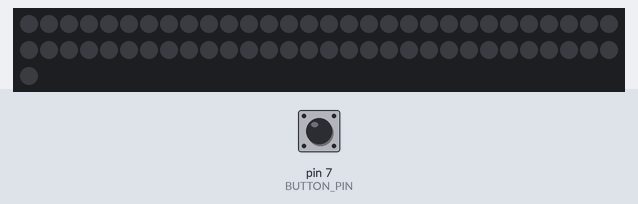
Bench run of a sketch on a simulated Arduino Uno, built with avr-gcc and run on an emulated ATmega328P. On the bench: 61 RGB LEDs in strip order, left to right, continuing on the next row. The inputs (shaded band) are chosen by the test bench; at power-on: pin 7 (BUTTON_PIN) HIGH. Dim RGB values are drawn brighter than linear.

Above: at 1.3 s.
1.4 s: pin 7 (BUTTON_PIN) pulled LOW for 3.2 s
At 3.0 s:
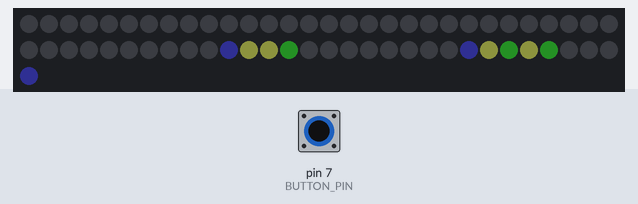
6.1 s: pin 7 (BUTTON_PIN) pulled LOW for 3.2 s
At 10.4 s:
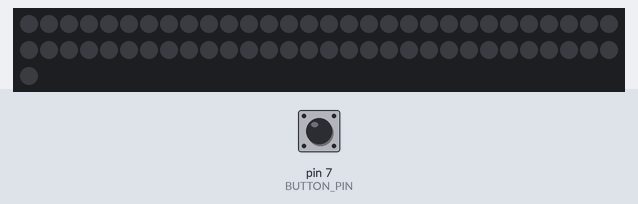
10.9 s: pin 7 (BUTTON_PIN) pulled LOW for 0.15 s
At 11.6 s:
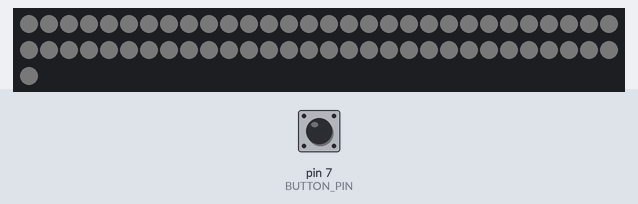
12.5 s: pin 7 (BUTTON_PIN) pulled LOW for 1 s
At 15.7 s:
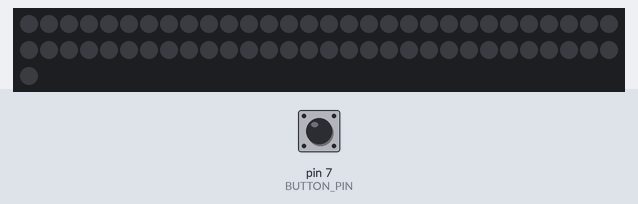
Timing chart, 0 to 17.0 s (numbered marks = the images above; inputs shaded):
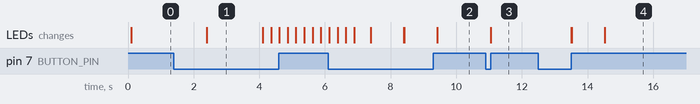

The sketch:

dimmer_for_LEDStrip.ino
```cpp
#include <Arduino.h>
#include "Maincontrol.h"
#include "SerialLogger.h"

// Настройки пинов и уровней яркости перед компиляцией

#define BUTTON_PIN 7 // пин контроллера для подключения кнопки
#define LED_STRIP_PIN 10  // пин для подключения ленты
#define LED_STRIP_LONG 61 // длина ленты в пикселях
#define LEVELS_COUNT 6    // количество уровней яркости

#define LOGGING_FORCE_ENABLED false // флаг для принудительного включения логирования (игнорирует нажатия кнопки при включении)

// 6 уровней яркости (0…255)
const uint8_t levels[LEVELS_COUNT] = {
    5,   // едва видно
    20,  // тускло
    50,  // комфортно
    100, // ярко
    160,
    250
  };

// конец настроек

Maincontrol maincontrol(BUTTON_PIN, LED_STRIP_PIN, LEVELS_COUNT, LED_STRIP_LONG, levels); // создание объекта главного контроллера

void setup()
{
  if (LOGGING_FORCE_ENABLED)
  {
    Logger::enableLogging();
  }
  else
  {
    loggerEnabler();
  }
  maincontrol.setup();
}

void loop()
{
  maincontrol.loop();
}

void loggerEnabler()
{
  pinMode(BUTTON_PIN, INPUT_PULLUP);
  delay(100);

  if (digitalRead(BUTTON_PIN) == LOW)
  {
    delay(300);
    if (digitalRead(BUTTON_PIN) == LOW)
    {
      delay(900);
      if (digitalRead(BUTTON_PIN) == LOW)
      {
        Logger::enableLogging();
      }
    }
  }
}
// TODO: V Добавить реализацию визуальных эффектов для сохранения, окончания таймера (мигание, плавное изменение яркости и т.д.)
// TODO: V Добавить реалиазцию згрузки настроек из eeprom при включении
// TODO: V Реализовать анимацию плавного изменения яркости при переключении уровней яркости
// TODO  V реализовать анимацию настройки таймера
// TODO: V реализовать Serial логирование функций:
//       V - переделать логер
//       V - переключение уровней яркости
//       V - вход в режим настройки таймера
//       V - изменение таймера
//       V - сохранение настроек яркости и таймера
//       V - загрузка настроек из eeprom при включении
//       V - вкл/выкл света
//       V - срабатывание таймера выключения света
```

CountdownTimer.h
```cpp
#ifndef COUNTDOWNTIMER_H
#define COUNTDOWNTIMER_H

#include "Lib_Timer.h"

class CountdownTimer : public Timer {
public:
    CountdownTimer(unsigned long time) : Timer(time) {}

    unsigned long getRemaining() {
        if (!timerOn || timerEnd) return 0;
        unsigned long elapsed = millis() - t0;
        if (elapsed >= ttime) return 0;
        return ttime - elapsed;
    }
};

#endif
```

InputsControl.cpp
```cpp
#include "InputsControl.h"

InputsControl::InputsControl(uint8_t pin1) : button1(pin1, true),         // button2(pin2, true), // для механических кнопок                                                                          //  pinBtn1(pin1), pinBtn2(pin2), // для сенсорных кноп
                                             timerButton1(BTN_LONG_TIME), // timerButton2(BTN_LONG_TIME),
                                             timerNewState(NEWSTATE_TIME)
{
}

Inputs InputsControl::getCurrentState()
{
    return currentState;
}

Inputs InputsControl::getLastState()
{
    return lastState;
}

void InputsControl::setNotifyListener(NotifyInputsListener *listener)
{
    notifyListener = listener;
}

void InputsControl::loop()
{
    timerNewState.tick();
    timerButton1.tick();
    // для механических кнопок
    button1.buttonListener();

    btnListener();
    stateReset();
}

void InputsControl::btnListener()
{
    if (!btn1lock)
    {
        if (button1.btnState())
        // if (digitalRead(pinBtn1) == HIGH) // для сенсорных кнопок
        {
            btn1lock = true;
            timerButton1.setTime(BTN_LONG_TIME);
            timerButton1.timerStart();
        }
    }

    else if (btn1lock)
    {
        if (!button1.btnState())
        // if (digitalRead(pinBtn1) == LOW)     // для сенсорных кнопок
        {
            btn1lock = false;
            timerButton1.timerStop();
            setNewState(Inputs::BUTTON_1);
        }
        if (timerButton1.isTimerEnd())
        {
            btn1lock = false;
            setNewState(Inputs::BUTTON_1_LONG);
        }
    }
}

void InputsControl::setNewState(Inputs newState)
{
    if (timerNewState.isTimerEnd())
    {
        timerNewState.timerStart();

        currentState = newState;

        if (notifyListener != nullptr)
            notifyListener->notifyInput(currentState, lastState);
    }
}

void InputsControl::stateReset()
{
    if (!timerNewState.isTimerEnd())
        return;

    if (btn1lock)
        return;

    if (currentState != Inputs::NONE)
    {
        lastState = currentState;
        currentState = Inputs::NONE;
    }
}
```

InputsControl.h
```cpp
#ifndef inputscontrol_h
#define inputscontrol_h

#include <Arduino.h>
#include "Lib_Button.h"
#include "NotifyInputsListener.h"

#define BTN_SHORT_TIME 40
#define BTN_LONG_TIME 1000
#define NEWSTATE_TIME 300

enum class Inputs
{
    NONE,
    BUTTON_1,
    BUTTON_1_LONG
};

class InputsControl
{
private:
    // для версии с механическими кнопками
    Button button1;

    // для версии с сенсорными кнопками
    // uint8_t pinBtn1;

    Timer timerButton1;

    Timer timerNewState;
    NotifyInputsListener *notifyListener = nullptr;

    Inputs currentState = Inputs::NONE;
    Inputs lastState = Inputs::NONE;

    bool btn1lock = false;

    void btnListener();
    void setNewState(Inputs newState);
    void stateReset();

public:
    InputsControl(uint8_t pin1);
    void loop();
    Inputs getCurrentState();
    Inputs getLastState();
    void setNotifyListener(NotifyInputsListener *listener);
};

#endif
```

LedStrip.cpp
```cpp
#include "LedStrip.h"

void LedStrip::setup()
{
    strip.begin();          // Инициализация ленты
    strip.clear();          // Очистка (все погашены)
    strip.setBrightness(0); // Установка яркости (0)
    strip.show();

    LOG(moduleName, "Setup");
}

void LedStrip::loop()
{
    timerForAnimation.tick();
    if (animation == Animation::NO)
        return;
    if (timerForAnimation.isTimerEnd())
    {
        timerForAnimation.timerStart();
        switch (animation)
        {
        case Animation::BRIGHTNESS_PLUS:
            brightnessPlusTakt();
            break;
        case Animation::BRIGHTNESS_MINUS:
            brightnessMinusTakt();
            break;
        case Animation::FADE_IN:
            fadeInTakt();
            break;
        case Animation::FADE_OUT:
            fadeOutTakt();
            break;

        default:
            break;
        }
    }
}

void LedStrip::setBrightness(uint8_t newBrightness)
{

    if (newBrightness > LED_Maximal_Brightness)
    {
        newBrightness = LED_Maximal_Brightness;
    }
    else if (newBrightness < LED_Minimal_Brightness)
    {
        newBrightness = LED_Minimal_Brightness;
    }

    brightness = newBrightness;

    LOGV(moduleName, "Setting brightness to", brightness);

    if (currentMode == Mode::OFF)
    {
        currentBrightness = brightness;
        return;
    }

    if (currentBrightness > brightness)
    {
        animation = Animation::BRIGHTNESS_MINUS;
    }
    else if (currentBrightness < brightness)
    {
        animation = Animation::BRIGHTNESS_PLUS;
    }
}

void LedStrip::setMode(Mode mode)
{
    currentMode = mode;
    switch (currentMode)
    {
    case Mode::OFF:
        LOG(moduleName, "Set mode -> ON");
        animation = Animation::FADE_OUT;
        break;
    case Mode::ON:
        LOG(moduleName, "Set mode -> ON");
        animation = Animation::FADE_IN;
        currentBrightness = 10;
        strip.setBrightness(currentBrightness);
        for (uint16_t i = 0; i < strip.numPixels(); i++)
        {
            strip.setPixelColor(i, LigthColor);
        }
        strip.show();
        break;

    default:
        break;
    }
}

void LedStrip::forceBritnessAnimation()
{
    LOG(moduleName, "Brightness animation is skeeping (forced)");
    currentBrightness = brightness;
}

void LedStrip::ShowAnimationsFrameFortimer(uint32_t time)
{
    timeReformation(time, &h, &m, &s);
    ShowAnimationsFrameFortimer();
}

void LedStrip::ShowAnimationsFrameFortimer()
{
    uint8_t minutsLED = m / 5;
    strip.clear();
    strip.setBrightness(20);
    strip.setPixelColor(40, colors[3]);
    strip.setPixelColor(52, colors[3]);
    strip.setPixelColor(60, colors[3]);
    for (uint8_t i = 0; i < minutsLED; i++)
    {

        if (i + 41 == 43 || i + 41 == 46 || i + 44 == 49)
        {
            strip.setPixelColor(41 + i, colors[2]);
        }
        else
        {
            strip.setPixelColor(41 + i, colors[1]);
        }
    }
    for (uint8_t i = 0; i < h; i++)
    {
        if (i + 53 == 54 || i + 53 == 56 || i + 53 == 58)
        {
            strip.setPixelColor(53 + i, colors[2]);
        }
        else
        {
            strip.setPixelColor(53 + i, colors[1]);
        }
    }
    strip.show();
}

void LedStrip::brightnessMinusTakt(bool toNull = false)
{
    uint8_t targetBrightness;
    if (toNull)
        targetBrightness = 0;
    else
    {
        targetBrightness = brightness;
    }
    if (!isBrightnessChenged(targetBrightness))
        return;

    currentBrightness = currentBrightness - LED_Brightness_Step;
    if (currentBrightness <= targetBrightness)
    {
        currentBrightness = targetBrightness;
        strip.setBrightness(currentBrightness);
        strip.show();
        animation = Animation::NO;
        return;
    }
    strip.setBrightness(currentBrightness);
    strip.show();
}

void LedStrip::brightnessPlusTakt()
{
    if (!isBrightnessChenged(brightness))
        return;

    currentBrightness = currentBrightness + LED_Brightness_Step;
    if (currentBrightness >= brightness)
    {
        currentBrightness = brightness;
        strip.setBrightness(currentBrightness);
        strip.show();
        animation = Animation::NO;
        return;
    }
    strip.setBrightness(currentBrightness);
    strip.show();
}

bool LedStrip::isBrightnessChenged(uint8_t target)
{
    if (target == currentBrightness)
    {
        animation = Animation::NO;
        return false;
    }
    return true;
}

void LedStrip::showSaveAnimation()
{
    LOG(moduleName, "Start Save-animation");
    strip.setBrightness(20);
    strip.clear();
    PictureRamPtr pic;
    for (uint8_t i = 0; i < 2; i++)
    {
        for (uint8_t frame = 0; frame < SaveAnimation01::getFrameCont(); frame++)
        {
            pic = SaveAnimation01::getPictureRam(frame);

            for (uint8_t pix = 0; pix < SaveAnimation01::getPixelCount(); pix++)
            {
                strip.setPixelColor(pic[pix][0], colors[pic[pix][1]]);
            }
            strip.show();
            delay(SaveAnimation01::getFrameDuration());
        }
    }

    delay(SaveAnimation01::getFrameDuration());
    if (currentMode == Mode::ON)
    {
        for (uint16_t i = 0; i < strip.numPixels(); i++)
        {
            strip.setPixelColor(i, LigthColor);
        }
        strip.setBrightness(brightness);
        strip.show();
    }
    else if (currentMode == Mode::OFF)
    {
        ShowAnimationsFrameFortimer();
    }
}

void LedStrip::showCommandAcceptionAnimation()
{
    strip.setBrightness(1);
    strip.show();
    delay(20);
    strip.setBrightness(brightness);
    strip.show();

}

void LedStrip::timeReformation(uint32_t time, uint8_t *h, uint8_t *m, uint8_t *s)
{
    uint32_t totalSeconds = time / 1000;

    *s = totalSeconds % 60;
    *m = (totalSeconds / 60) % 60;
    *h = (totalSeconds / 3600);
}

void LedStrip::fadeInTakt()
{
    brightnessPlusTakt();
}

void LedStrip::fadeOutTakt()
{
    brightnessMinusTakt(true);
    if (animation == Animation::NO)
    {
        strip.clear();
        strip.show();
    }
}
```

LedStrip.h
```cpp
#ifndef ledstrip_h
#define ledstrip_h

#include <Adafruit_NeoPixel.h>
#include "SerialLogger.h"
#include "Lib_Timer.h"
#include "SaveAnimation01.h"

#define LED_Default_Brightness 96
#define LED_Maximal_Brightness 250
#define LED_Minimal_Brightness 2

#define LED_Brightness_Step 1
#define LED_Brightness_Step_time 5

#define CA_COLORS_MAX_COUNT 3

class LedStrip
{
public:
    enum class Mode
    {
        OFF,
        ON
    };

    enum class Animation
    {
        NO,
        BRIGHTNESS_PLUS,
        BRIGHTNESS_MINUS,
        FADE_IN,
        FADE_OUT,
        TIMER_SETTINGS
    };

    const bool haveSattingsMode = true;
    const uint32_t colors[4] = {0x00000000, 0x00dfef63, 0x003ccd3b, 0x004b4ff1};

    LedStrip(uint16_t numPixels, uint8_t pin, uint8_t type = NEO_GRB + NEO_KHZ800)
        : strip(numPixels, pin, type), timerForAnimation(LED_Brightness_Step_time), h(0), m(0), s(0)
    {
    }

    void setup();
    void loop();

    void setBrightness(uint8_t brightness); // установка настроек ленты (яркость)

    void setMode(Mode mode); // установка режима работы ленты
    void forceBritnessAnimation();
    void ShowAnimationsFrameFortimer(uint32_t time);
    void ShowAnimationsFrameFortimer();
    void showSaveAnimation();
    void showCommandAcceptionAnimation();
    Mode getMode() { return currentMode; }; // получение текущего режима работы ленты

private:
    const char *moduleName = "LedStrip";
    Adafruit_NeoPixel strip;
    Timer timerForAnimation;
    uint8_t h, m, s;
    uint8_t brightness = LED_Default_Brightness;
    int16_t currentBrightness = 0;
    Mode currentMode = Mode::OFF;

    uint32_t LigthColor = 0x00FFFFFF; // Белый цвет по умолчанию

    Animation animation = Animation::NO;

    void fadeInTakt();
    void fadeOutTakt();
    void brightnessPlusTakt();
    void brightnessMinusTakt(bool toNull = false);
    bool isBrightnessChenged(uint8_t target);

    void timeReformation(uint32_t time, uint8_t *h, uint8_t *m, uint8_t *s);
};

#endif
```

LightTimer.cpp
```cpp
#include "LightTimer.h"
#include "MainControl.h"

LightTimer::LightTimer() : mainTimer(0), timerMode(false), settingsMode(false), time(0)
{
}

void LightTimer::loop()
{
    if (timerMode)
    {
        mainTimer.tick();
        if (mainTimer.isTimerEnd())
        {
            timerEndAction();
        }
    }
}

void LightTimer::TimerPlus()
{
    if (!settingsMode)
    {
        return;
    }

    unsigned long timeSaved = time;

    if (time == MAX_TIME)
    {
        time = 0;
        return;
    }

    if (time < LS_SEPARATOR_TIME)
    {
        time += STEP_SHORT;
    }
    else
    {
        time += STEP_LONG;
    }

    if (time > MAX_TIME || time < timeSaved) // overflow
    {
        time = MAX_TIME;
    }
    LOGV(moduleName, "Time changed to", time / 60000);
}

void LightTimer::setTimerOn()
{
    if (time == 0)
    {
        LOG(moduleName, "Timer is set to 0, cannot turn on timer");
        timerMode = false;
        return;
    }
    settingsMode = false;
    timerMode = true;
    mainTimer.setTime(30000);
    mainTimer.timerStart();
    LOGV(moduleName, "timer start", time / 60000);
}

void LightTimer::setTimerOff()
{
    LOG(moduleName, "Turning off timer");
    timerMode = false;
    mainTimer.timerStop();
}

void LightTimer::setNotifyListener(NotifyLightModesListener *lstnr)
{
    listener = lstnr;
}

unsigned long LightTimer::getRemainingTime()
{
    return mainTimer.getRemaining();
}

void LightTimer::timerEndAction()
{
    LOG(moduleName, "timer is end in timer...");
    timerMode = false;
    if (listener == nullptr)
    {
        LOG(moduleName, "i have no a listener");
        return;
    }
    listener->notifyTimer();
    LOG(moduleName, "Done");
}

void LightTimer::enterSettingsMode()
{
    LOG(moduleName, "Entering timer settings mode");
    setTimerOff();
    settingsMode = true;
}

void LightTimer::setTimeInMinutes(uint8_t minutes)
{
    LOGV(moduleName, "Setting time forced in minutes to (minutes)", minutes);
    setTimerOff();
    time = minutes * 60000;
}
```

LightTimer.h
```cpp
#ifndef lichtcontrol_h

#define lichtcontrol_h
#include <Arduino.h>
#include "CountdownTimer.h"
#include "NotifyLightModesListener.h"
#include "SerialLogger.h"
// #include "src/ModulesInterface.h"

class LightTimer
{

public:
    const unsigned long MAX_TIME = 7200000;          // 120 min  больше 240 минут (14 400 000) нельзя!
    const unsigned long STEP_LONG = 600000;          // 10 min
    const unsigned long STEP_SHORT = 300000;         // 5 min
    const unsigned long LS_SEPARATOR_TIME = 1800000; // 30 min

    LightTimer();

    void loop();

    void TimerPlus();
    void setTimerOn();
    void setTimerOff();
    void setNotifyListener(NotifyLightModesListener *lstnr);
    void enterSettingsMode();
    void setTimeInMinutes(uint8_t minutes);

    bool isTimerOn() { return timerMode; };
    bool isSettingsMode() { return settingsMode; };

    unsigned long getRemainingTime();
    unsigned long getMaxTime() { return MAX_TIME; }
    unsigned long getTime() { return time; }
    uint8_t getTimeInMinutes() { return time / 60000; }

    void setSettingsNotifyListener(class SettingsInterface *listener) // установка слушателя уведомлений настроек
    {
        settingsListener = listener;
    };

private:
    bool timerMode;    // false - off, true - on
    bool settingsMode; // false - normal, true - settings
    const char *moduleName = "LightTimer";
    SettingsInterface *settingsListener = nullptr;

    NotifyLightModesListener *listener = nullptr;

    uint32_t time;
    CountdownTimer mainTimer;

    void timerEndAction();
};

#endif
```

NotifyInputsListener.h
```cpp
#ifndef notifyinputsrecepient_h
#define notifyinputsrecepient_h

// Forward declaration to avoid circular include with InputsControl.h
enum class Inputs;

class NotifyInputsListener
{
public:
    virtual void notifyInput(Inputs inputState, Inputs inputLastState) = 0;
};
#endif
```

NotifyLightModesListener.h
```cpp
#ifndef NOTIFYRECIPIENT_H
#define NOTIFYRECIPIENT_H


class NotifyLightModesListener
{
public:
    virtual void notifyTimer() = 0;
};

#endif
```

Lib_Button.h
```cpp
#ifndef lib_button_h
#define lib_button_h

#include <Arduino.h>
#include "Lib_Timer.h"

class Button
{

public:
    Button(byte pin, bool mode);

    void buttonListener();
    void speedyMode(bool mode);
    bool btnState();
    void setDebPause(unsigned int time);

private:
    uint8_t pin;
    bool state;
    bool timerKey;
    bool speedy;
    Timer debouncerTimer = Timer(30);
};
#endif
```

Source omitted: Maincontrol.cpp (4847 bytes), Maincontrol.h (1675 bytes), SaveAnimation01.cpp (2687 bytes), SaveAnimation01.h (1171 bytes), SerialLogger.cpp (2048 bytes), SerialLogger.h (1053 bytes), Lib_Button.cpp (762 bytes), Lib_Timer.cpp (534 bytes), Lib_Timer.h (367 bytes)

Measured:
- after the input at 1.4 s, the LEDs: change after 1.0 s (image 1)
- after the input at 6.1 s, the LEDs: first differ from a run without the input after 3.3 s (image 2)
- after the input at 10.9 s, the LEDs: change after 0.16 s (image 3)
- what the display in image 1 shows lasts 1.7 s, from 2.4 s to 4.1 s
